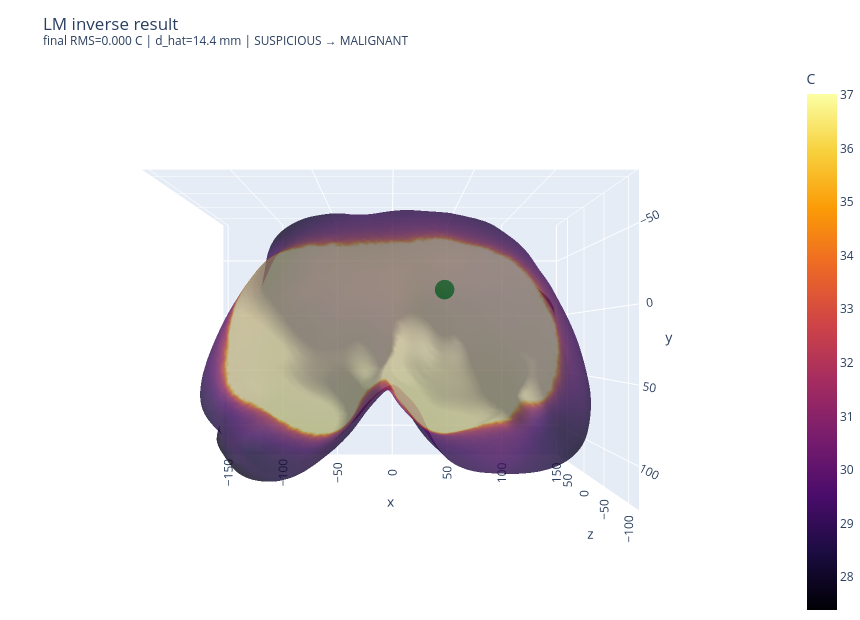

The notebook cell saved with this chart:
### Code cell
# ---- §8.3  Detection ("boundary condition") + result figure ----
centre  = np.array([beta_hat['x_t_mm'], beta_hat['y_t_mm'], beta_hat['z_t_mm']])
d_hat   = beta_hat['d_mm']
pad     = 5.0
outside = bool(np.any(centre < bbmin - pad) or np.any(centre > bbmax + pad))
tiny    = d_hat < 4.0
if outside or tiny:
    verdict = 'BENIGN  (no confined source: tumour driven outside / to ~0 diameter)'
else:
    verdict = 'SUSPICIOUS → MALIGNANT  (confined, plausible tumour recovered)'

print('Detection')
print(f"  recovered centre : ({centre[0]:.0f}, {centre[1]:.0f}, {centre[2]:.0f}) mm")
print(f"  breast bbox      : X[{bbmin[0]:.0f},{bbmax[0]:.0f}] "
      f"Y[{bbmin[1]:.0f},{bbmax[1]:.0f}] Z[{bbmin[2]:.0f},{bbmax[2]:.0f}]")
print(f"  recovered d      : {d_hat:.1f} mm    inside={not outside}")
print(f"  VERDICT          : {verdict}")
if SYNTHETIC_TEST:
    print(f"  (synthetic — known plant at "
          f"x={plant['x_t_mm']:.0f} y={plant['y_t_mm']:.0f} "
          f"z={plant['z_t_mm']:.0f} d={plant['d_mm']:.1f})")

T_fit = ctx.solve(beta_hat)
fig = go.Figure(go.Mesh3d(
    x=sp[:,0], y=sp[:,1], z=sp[:,2], i=faces[:,0], j=faces[:,1], k=faces[:,2],
    intensity=T_fit, colorscale='Inferno', intensitymode='vertex',
    colorbar=dict(title='C'), flatshading=False, opacity=0.55,
    lighting=dict(ambient=0.6, diffuse=0.8)))
if not outside:
    fig.add_trace(sphere_mesh(list(centre), max(d_hat, 2.0)/2.0, 'lime',
                              name='recovered tumour'))
if SYNTHETIC_TEST:
    fig.add_trace(sphere_mesh([plant['x_t_mm'], plant['y_t_mm'], plant['z_t_mm']],
                              plant['d_mm']/2.0, 'cyan', opacity=0.5,
                              name='planted (ground truth)'))
fig.update_layout(
    title=(f'LM inverse result<br>'
           f'<sup>final RMS={np.sqrt(S):.3f} C | d_hat={d_hat:.1f} mm | '
           f'{verdict.split("  ")[0]}</sup>'),
    scene=dict(aspectmode='data', camera=ANT_CAM),
    height=620, width=860, margin=dict(l=0, r=0, t=60, b=0))
fig.write_html(str(R.RESULTS_DIR / f'{pid}_LM_inverse_result.html'))
fig.show()

### Figure 1 — Plotly figure (JSON) as saved in the notebook; plotly's stock layout.template omitted (floating-point values rounded to 4 significant figures; data arrays with more than 128 entries replaced by an {"elided": "..."} marker saying what was removed)
{"data": [{"colorbar": {"title": {"text": "C"}}, "colorscale": [[0, "#000004"], [0.1111, "#1b0c41"], [0.2222, "#4a0c6b"], [0.3333, "#781c6d"], [0.4444, "#a52c60"], [0.5556, "#cf4446"], [0.6667, "#ed6925"], [0.7778, "#fb9b06"], [0.8889, "#f7d13d"], [1, "#fcffa4"]], "flatshading": false, "i": {"elided": "76820 int values"}, "intensity": {"elided": "38412 float values"}, "intensitymode": "vertex", "j": {"elided": "76820 int values"}, "k": {"elided": "76820 int values"}, "lighting": {"ambient": 0.6, "diffuse": 0.8}, "opacity": 0.55, "type": "mesh3d", "x": {"elided": "38412 float values"}, "y": {"elided": "38412 float values"}, "z": {"elided": "38412 float values"}}, {"alphahull": 0, "color": "lime", "flatshading": true, "name": "recovered tumour", "opacity": 1, "showscale": false, "type": "mesh3d", "x": {"elided": "484 float values"}, "y": {"elided": "484 float values"}, "z": {"elided": "484 float values"}}, {"alphahull": 0, "color": "cyan", "flatshading": true, "name": "planted (ground truth)", "opacity": 0.5, "showscale": false, "type": "mesh3d", "x": {"elided": "484 float values"}, "y": {"elided": "484 float values"}, "z": {"elided": "484 float values"}}], "layout": {"height": 620, "margin": {"b": 0, "l": 0, "r": 0, "t": 60}, "scene": {"aspectmode": "data", "camera": {"eye": {"x": 0, "y": 0, "z": -2.2}, "up": {"x": 0, "y": -1, "z": 0}}}, "title": {"text": "LM inverse result<br><sup>final RMS=0.000 C | d_hat=14.4 mm | SUSPICIOUS → MALIGNANT</sup>"}, "width": 860}}
